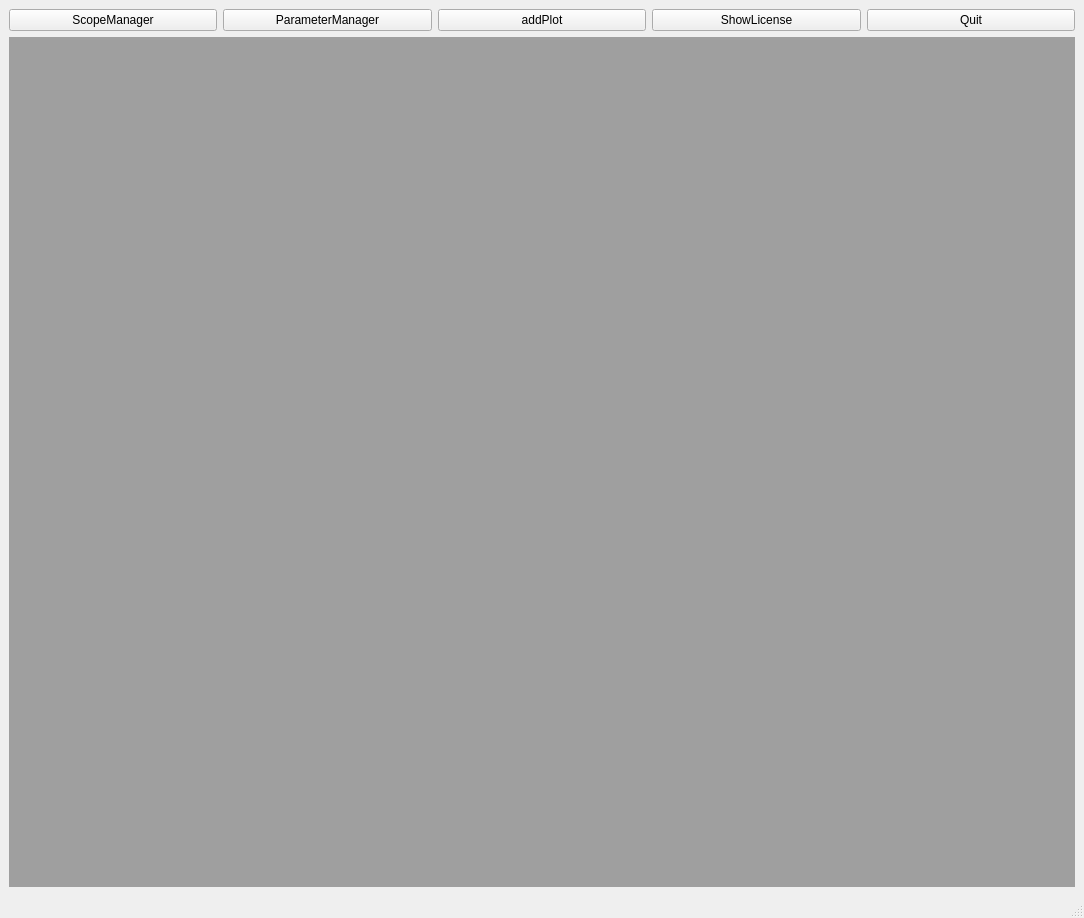
<?xml version="1.0" encoding="UTF-8"?>
<ui version="4.0">
 <class>MainGUI</class>
 <widget class="QMainWindow" name="MainGUI">
  <property name="geometry">
   <rect>
    <x>0</x>
    <y>0</y>
    <width>1084</width>
    <height>918</height>
   </rect>
  </property>
  <property name="windowTitle">
   <string>MainWindow</string>
  </property>
  <widget class="QWidget" name="centralwidget">
   <layout class="QVBoxLayout" name="verticalLayout_2">
    <item>
     <layout class="QHBoxLayout" name="horizontalLayout">
      <item>
       <widget class="QPushButton" name="scopeManagerButton">
        <property name="text">
         <string>ScopeManager</string>
        </property>
       </widget>
      </item>
      <item>
       <widget class="QPushButton" name="parameterManagerButton">
        <property name="text">
         <string>ParameterManager</string>
        </property>
       </widget>
      </item>
      <item>
       <widget class="QPushButton" name="addPlot">
        <property name="text">
         <string>addPlot</string>
        </property>
       </widget>
      </item>
      <item>
       <widget class="QPushButton" name="showLicense">
        <property name="text">
         <string>ShowLicense</string>
        </property>
       </widget>
      </item>
      <item>
       <widget class="QPushButton" name="quitButton">
        <property name="text">
         <string>Quit</string>
        </property>
       </widget>
      </item>
     </layout>
    </item>
    <item>
     <widget class="QMdiArea" name="scopeArea">
      <property name="verticalScrollBarPolicy">
       <enum>Qt::ScrollBarAsNeeded</enum>
      </property>
      <property name="horizontalScrollBarPolicy">
       <enum>Qt::ScrollBarAsNeeded</enum>
      </property>
     </widget>
    </item>
   </layout>
  </widget>
  <widget class="QMenuBar" name="menubar">
   <property name="geometry">
    <rect>
     <x>0</x>
     <y>0</y>
     <width>1084</width>
     <height>25</height>
    </rect>
   </property>
  </widget>
  <widget class="QStatusBar" name="statusbar"/>
 </widget>
 <resources/>
 <connections/>
</ui>
